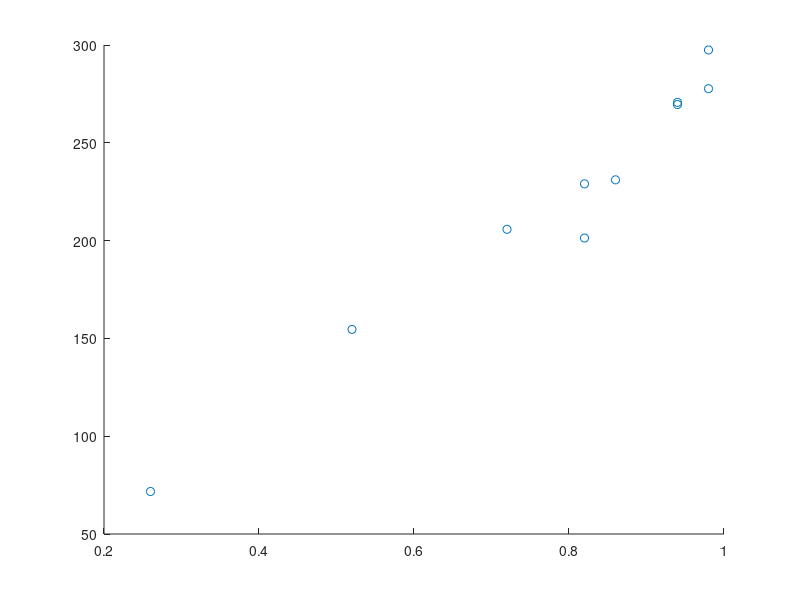

The MATLAB source for this figure: (Note: this script raises an error after producing the figure.)
%From Ollman, 1966

%Q = probability S makes a test (single dichotomization in a 2AFC situation)
%(1-Q) = probability S guesses (failure to test)

%if Q, then a_ij = p(respond j | stimulus i)
%   H_ij = mean RT of response j to stimulus i

%if ~Q, then subjects selects response j with probability b_j  [  p(respond j | stimulus i) = b_j  ]
%   K_j = mean "trigger" time (response time) with constraint that K < H (guesses are fast)

% Q = .9;
% a_ij = .8;
% H_ij = 300;
% K_j = 250;
% b_j = .5;
% 
% acc_ij = Q*a_ij + (1-Q)*b_j;
% 
% rt_ij = ( (Q*a_ij*H_ij) + ((1-Q)*b_j*K_j) ) / ...
%     (Q*a_ij) + (1-Q)*b_j;



%From Yellott (1971):  E1, Subject 1
p_C = [0.760000000000000;0.860000000000000;0.910000000000000;0.910000000000000;0.970000000000000;0.930000000000000;0.970000000000000;0.990000000000000;0.990000000000000;0.630000000000000];
mRT_C = [265;272;242;275;286;266;287;283;303;209];
mRT_E = [195;201;210;236;262;233;257;251;252;162];
mu_hat_s = [297;286;245;280;286;268;288;284;304;276];

pC_pE = p_C - (1-p_C);
pCmC_pEmE = (p_C.*mRT_C) - ( (1-p_C).*mRT_E);

figure

scatter(pC_pE,pCmC_pEmE)

[m b R] = linear_regression(pCmC_pEmE',pC_pE');

x = 0:.01:1;
Y = m.*x + b;

hold on
plot(x,Y,'r')
xlabel('p(Correct) - p(Error)')
ylabel('pCmC - pEmE')
title(['u_hat_stim_controlled = ' mat2str(m)])